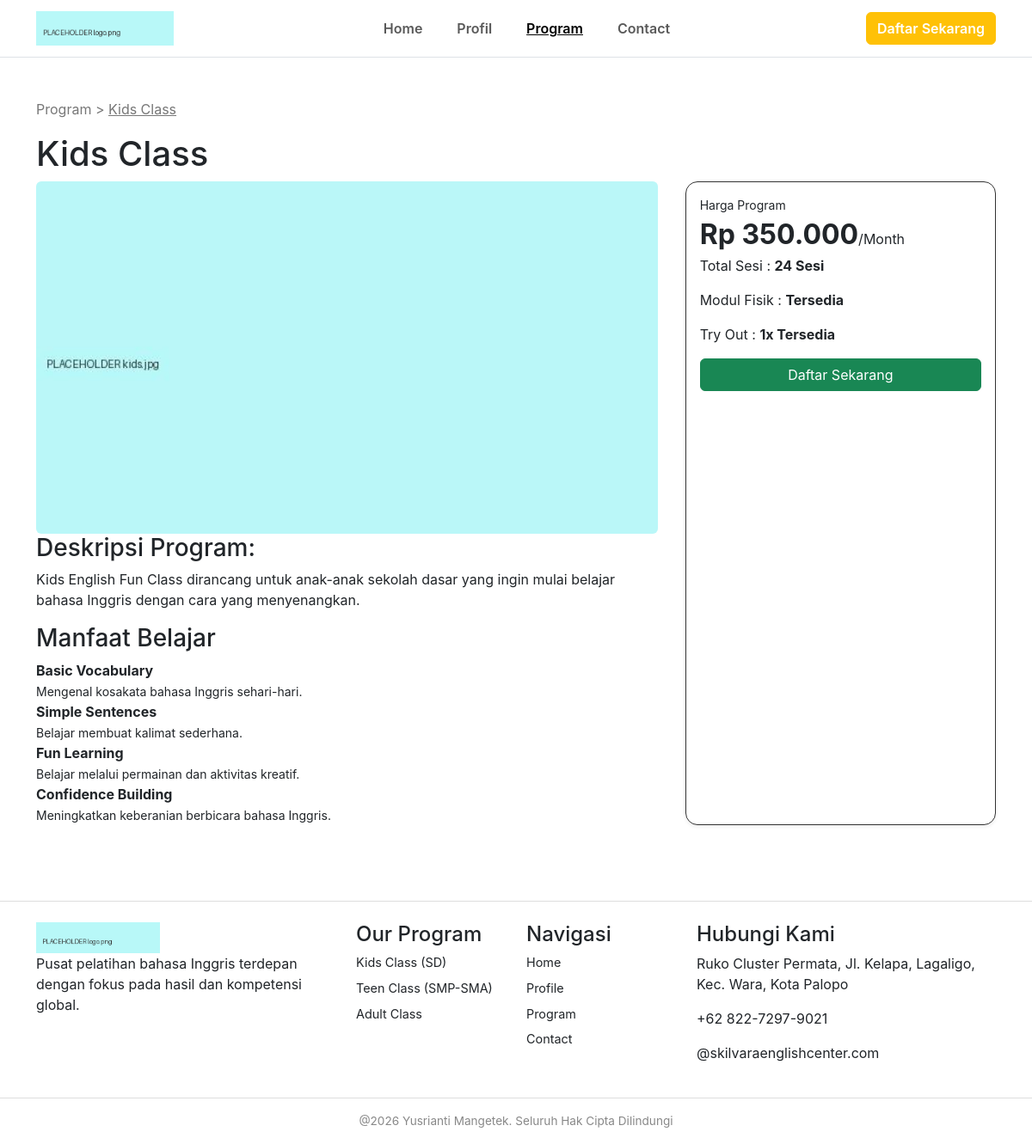
Page /pages/program-detail.php?slug=kids on the committed database.
### tables this page shows
CREATE TABLE `programs` (
  `id` int(11) NOT NULL,
  `slug` varchar(50) NOT NULL,
  `name` varchar(100) NOT NULL,
  `level_label` varchar(50) NOT NULL,
  `price` int(11) NOT NULL,
  `total_sessions` int(11) NOT NULL,
  `has_module` tinyint(1) DEFAULT 1,
  `tryout_count` int(11) DEFAULT 1,
  `short_desc` text DEFAULT NULL,
  `description` text DEFAULT NULL,
  `main_materials` text DEFAULT NULL,
  `image` varchar(255) DEFAULT NULL
);

CREATE TABLE `program_benefits` (
  `id` int(11) NOT NULL,
  `program_id` int(11) NOT NULL,
  `title` varchar(100) NOT NULL,
  `description` varchar(255) DEFAULT NULL
);

### config/config.php (called while the page is built, shortened)
<?php
require_once __DIR__ . '/database.php';
function e($s) { return htmlspecialchars((string)$s, ENT_QUOTES, 'UTF-8'); }
function rupiah($n) { return 'Rp ' . number_format((float)$n, 0, ',', '.'); }
function url($path = '') { return BASE_URL . '/' . ltrim($path, '/'); }

### config/database.php (called while the page is built)
<?php
function db(): PDO {
    static $pdo = null;
    if ($pdo === null) {
        $pdo = new PDO('mysql:host=localhost;dbname=skilvara_db;charset=utf8mb4', 'root', '', [
            PDO::ATTR_ERRMODE => PDO::ERRMODE_EXCEPTION,
            PDO::ATTR_DEFAULT_FETCH_MODE => PDO::FETCH_ASSOC,
        ]);
    }
    return $pdo;
}

### pages/program-detail.php (the view, shortened to what this page needs)
<?php
require_once __DIR__ . '/../config/config.php';
$st = db()->prepare('SELECT * FROM programs WHERE slug = ?');
$st->execute([$_GET['slug'] ?? '']);
$p = $st->fetch();
$b = db()->prepare('SELECT * FROM program_benefits WHERE program_id = ?');
$b->execute([$p['id']]);
$title = $p['name']; $active = 'program';
include ROOT . '/includes/header.php';
?>
<main class="container py-5">
  <p class="crumb">Program &gt; <u><?= e($p['name']) ?></u></p>
  <h1><?= e($p['name']) ?></h1>
  <div class="detail">
    <div>
      <img class="rounded" src="<?= url('assets/images/' . $p['slug'] . '.jpg') ?>" alt="">
      <h3>Deskripsi Program:</h3><p><?= e($p['description']) ?></p>
      <h3>Manfaat Belajar</h3>
      <div class="benefits"><?php foreach ($b as $x): ?>
        <div><b><?= e($x['title']) ?></b><br><small><?= e($x['description']) ?></small></div><?php endforeach; ?></div>
    </div>
    <aside class="card p-3 shadow-sm price">
      <small>Harga Program</small>
      <div class="price-big"><?= rupiah($p['price']) ?><span>/Month</span></div>
      <p>Total Sesi : <b><?= (int)$p['total_sessions'] ?> Sesi</b></p>
      <p>Modul Fisik : <b><?= $p['has_module'] ? 'Tersedia' : '-' ?></b></p>
      <p>Try Out : <b><?= (int)$p['tryout_count'] ?>x Tersedia</b></p>
      <a class="btn btn-success text-white" href="<?= url('pages/pendaftaran.php?program=' . $p['id']) ?>">Daftar Sekarang</a>
    </aside>
  </div>
</main>
<?php include ROOT . '/includes/footer.php'; ?>

### includes/header.php (shortened to what this page needs)
<!DOCTYPE html>
<html lang="id">
<head>
  <link rel="stylesheet" href="<?= url('assets/css/bootstrap.min.css') ?>">
  <link rel="stylesheet" href="<?= url('assets/css/style.css') ?>">
</head>
<body>
<?php include ROOT . '/includes/navbar.php'; ?>

### includes/navbar.php (shortened to what this page needs)
<?php $active = $active ?? ''; ?>
<nav class="navbar navbar-expand-lg bg-white border-bottom sticky-top">
  <div class="container">
    <a class="navbar-brand" href="<?= url('index.php') ?>"><img src="<?= url('assets/images/logo.png') ?>" alt="Skilvara" height="40"></a>
    <div class="collapse navbar-collapse" id="menu">
      <ul class="navbar-nav mx-auto gap-lg-4 fw-semibold">
        <li class="nav-item"><a class="nav-link <?= $active==='home'?'active text-decoration-underline':'' ?>" href="<?= url('index.php') ?>">Home</a></li>
        <li class="nav-item"><a class="nav-link <?= $active==='profil'?'active text-decoration-underline':'' ?>" href="<?= url('pages/profil.php') ?>">Profil</a></li>
        <li class="nav-item"><a class="nav-link <?= $active==='program'?'active text-decoration-underline':'' ?>" href="<?= url('pages/program.php') ?>">Program</a></li>
        <li class="nav-item"><a class="nav-link <?= $active==='contact'?'active text-decoration-underline':'' ?>" href="<?= url('pages/contact.php') ?>">Contact</a></li>
      </ul>
      <?php if (empty($hideCta)): ?><a href="<?= url('pages/pendaftaran.php') ?>" class="btn btn-warning text-white fw-semibold">Daftar Sekarang</a><?php endif; ?>
    </div>
  </div>
</nav>

### includes/footer.php (shortened to what this page needs)
<footer class="footer">
  <div class="container py-4 footer-grid">
    <div><img src="<?= url('assets/images/logo.png') ?>" alt="Skilvara" height="36">
      <p>Pusat pelatihan bahasa Inggris terdepan dengan fokus pada hasil dan kompetensi global.</p></div>
    <div><h4>Our Program</h4>
      <a href="<?= url('pages/program-detail.php?slug=kids') ?>">Kids Class (SD)</a>
      <a href="<?= url('pages/program-detail.php?slug=teen') ?>">Teen Class (SMP-SMA)</a>
      <a href="<?= url('pages/program-detail.php?slug=adult') ?>">Adult Class</a></div>
    <div><h4>Navigasi</h4>
      <a href="<?= url('index.php') ?>">Home</a><a href="<?= url('pages/profil.php') ?>">Profile</a>
      <a href="<?= url('pages/program.php') ?>">Program</a><a href="<?= url('pages/contact.php') ?>">Contact</a></div>
    <div><h4>Hubungi Kami</h4>
      <p>Ruko Cluster Permata, Jl. Kelapa, Lagaligo, Kec. Wara, Kota Palopo</p>
      <p>+62 822-7297-9021</p><p>@skilvaraenglishcenter.com</p></div>
  </div>
  <div class="copyright">@2026 Yusrianti Mangetek. Seluruh Hak Cipta Dilindungi</div>
</footer>
</body></html>

### assets/css/style.css (style rules this page uses)
:root { --cyan:#b8f8f8;--green:#8de57a;--orange:#ffb766;--dark:#111 }
body { font-family:Inter,system-ui,sans-serif }
.card { border:1px solid #333!important;border-radius:14px!important;text-align:left }
.detail { display:grid;grid-template-columns:2fr 1fr;gap:32px }
.rounded { border-radius:14px;width:100% }
.crumb { color:#777 }
.price-big { font-size:2rem;font-weight:700 }
.price-big span { font-size:1rem;font-weight:400 }
.footer { border-top:1px solid #ddd;margin-top:40px }
.footer-grid { display:grid;grid-template-columns:2fr 1fr 1fr 2fr;gap:24px }
.footer a { display:block;text-decoration:none;margin:8px 0;font-size:.9rem;color:inherit }
.copyright { text-align:center;color:#888;border-top:1px solid #ddd;padding:16px;font-size:.85rem }

### rows in the picture
programs: name "Kids Class", slug (picture), description "Kids English Fun Class dirancang untuk anak-anak sekolah dasar yang ingin mulai belajar bahasa Inggris dengan cara yang menyenangkan.", price "Rp 350.000", total_sessions "24", tryout_count "1"
program_benefits: title "Basic Vocabulary", description "Mengenal kosakata bahasa Inggris sehari-hari."
program_benefits: title "Simple Sentences", description "Belajar membuat kalimat sederhana."
program_benefits: title "Fun Learning", description "Belajar melalui permainan dan aktivitas kreatif."
program_benefits: title "Confidence Building", description "Meningkatkan keberanian berbicara bahasa Inggris."
